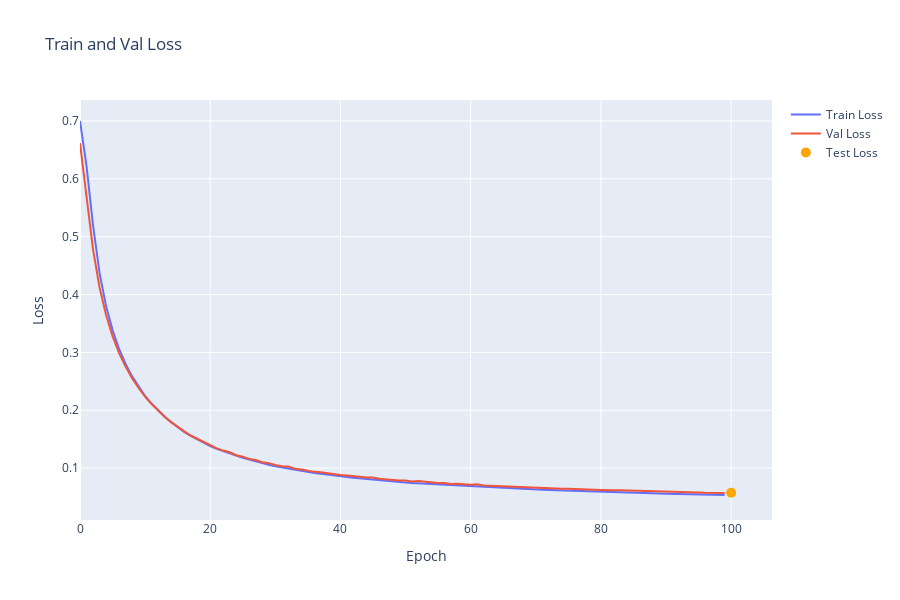

Notebook cell for this chart:
### Code cell
fig = go.Figure()
fig.add_trace(go.Scatter(x=np.arange(len(train_losses)), y=train_losses, mode='lines', name='Train Loss'))
fig.add_trace(go.Scatter(x=np.arange(len(val_losses)), y=val_losses, mode='lines', name='Val Loss'))
fig.update_layout(height=600, title='Train and Val Loss', xaxis_title='Epoch', yaxis_title='Loss')
fig.add_trace(go.Scatter(x=[len(train_losses)], y=[test_loss], mode='markers', marker=dict(color='orange', size=10), name='Test Loss'))
fig.show()
